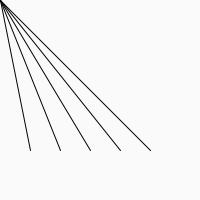
Frame 1 (no input)
Frame 60 (the mouse pressed at the canvas centre just before this capture): identical to frame 1, image omitted
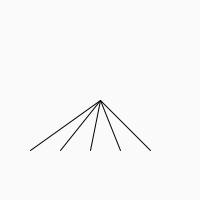
Frame 120 (the mouse held since frame 60 and released just before this capture)

The Processing sketch that drew these frames (run headless with seeded random() and noise(); from frame 60 on, the mouse is pressed at the canvas centre):

// Processing sketch: for_loop_mouse
// ── for_loop_mouse.pde
int total = 5;

void setup() {
  size(200,200);
  smooth();

}
void draw() {
  background(250);
  fill(0);
    for(int f=150; f > 0; f-=30){
      line(mouseX, mouseY, f, 150);
      
    }
 
}
